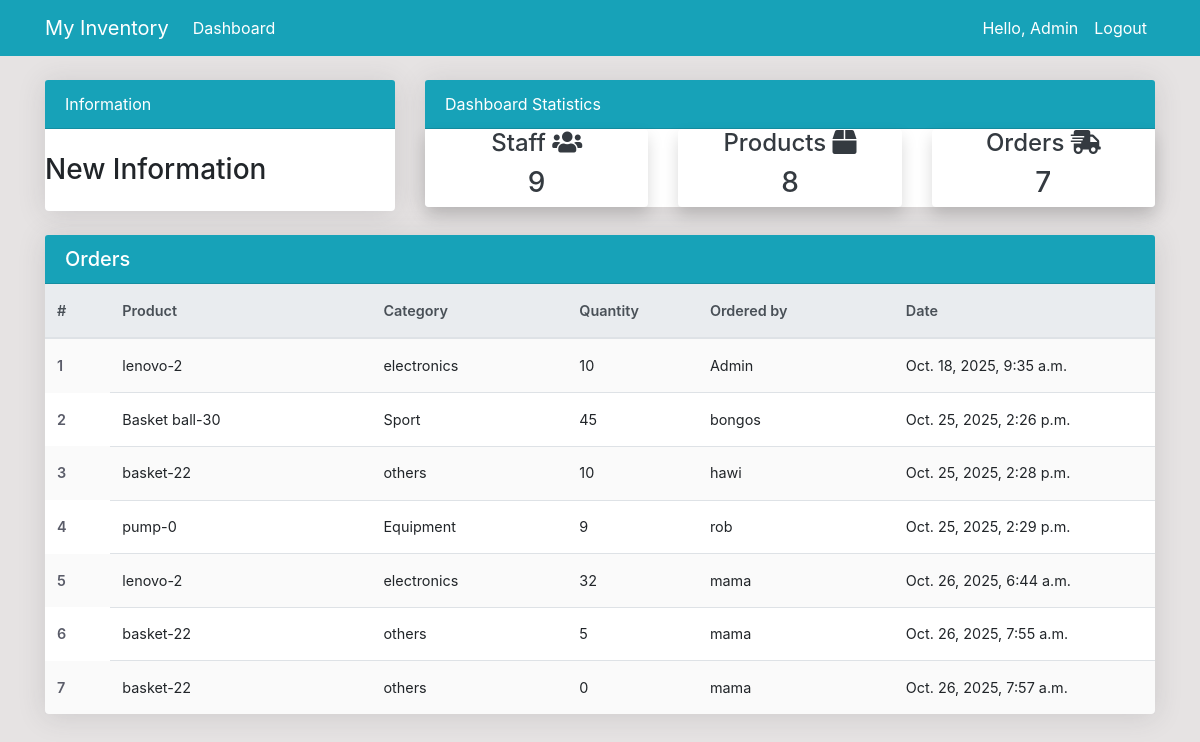
The app's page /dashboard/order/ (signed in) with its own data.
### dashboard/models.py (models this page shows, shortened)
class Order(models.Model):
    product = models.ForeignKey(product, on_delete=models.CASCADE, null = True)
    staff = models.ForeignKey(User, models.CASCADE, null =True)
    order_quantity= models.PositiveBigIntegerField(null = True)
    date = models.DateTimeField(auto_now_add= True)
    class Meta:
        verbose_name_plural = 'Order'

class product(models.Model):
    name = models.CharField(max_length = 100, null = True)
    category = models.CharField(max_length = 20,null = True)
    Quantity = models.PositiveBigIntegerField(null = True)
    class Meta:
        verbose_name_plural = 'Product'
    def __str__(self):
        return f'{self.name}-{self.Quantity}'

### dashboard/views.py (the view)
# urls.py: path('order/',views.order,name='dashboard-order'),
@login_required(login_url='user-login')
def order(request):
    orders = Order.objects.all()
    workers_count = User.objects.all().count()
    orders_count = orders.count()
    items = product.objects.all()
    product_count = items.count()
    context = {
        'orders': orders,
        'workers_count': workers_count,
        'orders_count': orders_count,
        'product_count': product_count,
    }
    user = request.user
    if not user.is_superuser:
        return render(request, 'dashboard/access_denied.html')
    return render(request, 'dashboard/order.html',context)

### templates/dashboard/order.html (shortened to what this page needs)
{% extends 'partials/base.html' %}
{%block content%}
{% include 'partials/topside.html' %}
<div class="row my-4">
  <div class="col-md-12">
    <div class="card">
      <div class="card-header bg-info text-white">
        <h5 class="card-title mb-0">Orders</h5>
      </div>
      <div class="card-body p-0">
        <table class="table table-striped table-hover mb-0">
          <thead class="thead-light">
            <tr>
              <th scope="col" style="width: 5%">#</th>
              <th scope="col" style="width: 20%">Product</th>
              <th scope="col" style="width: 15%">Category</th>
              <th scope="col" style="width: 10%">Quantity</th>
              <th scope="col" style="width: 15%">Ordered by</th>
              <th scope="col" style="width: 20%">Date</th>
            </tr>
          </thead>
          <tbody>
            {% for order in orders %}
            <tr>
              <th scope="row">{{ forloop.counter }}</th>
              <td>{{ order.product }}</td>
              <td>
                <span>
                  {{ order.product.category }}
                </span>
              </td>
              <td>
                <span >
                  {{ order.order_quantity }}
                </span>
              </td>
              <td class="text-truncate" style="max-width: 150px;" title="{{ order.staff.username }}">
                {{ order.staff.username }}
              </td>
              <td class="text-nowrap">{{ order.date }}</td>
            </tr>
            {% endfor %}
          </tbody>
        </table>
      </div>
    </div>
  </div>
</div>
{%endblock%}

### templates/partials/nav.html (shortened to what this page needs)
<nav class="navbar navbar-expand-lg navbar-info bg-info">
  <div class="container">
    <a class="navbar-brand text-white" href="{% if user.is_authenticated %}{% url 'dashboard-index' %}{% else %}{% url 'user-login' %}{% endif %}">
      My Inventory
    </a>
    <div class="collapse navbar-collapse" id="navbarSupportedContent">
      {% if user.is_authenticated %}
      <ul class="navbar-nav mr-auto">
        <li class="nav-item active">
          <a class="nav-link text-white" href="{% url 'dashboard-index' %}">
            Dashboard <span class="sr-only">(current)</span>
          </a>
        </li>
      </ul>
      {% endif %}
      <ul class="navbar-nav ml-auto">
        {% if user.is_authenticated %}
          <li class="nav-item active">
            <a class="nav-link text-white" href="{% url 'user-profile' %}">
              Hello, {{ user.username }}<span class="sr-only">(current)</span>
            </a>
          </li>
          <li class="nav-item">
            <a class="nav-link text-white" href="{% url 'user-logout' %}">
              Logout
            </a>
          </li>
        {% endif %}
      </ul>
    </div>
  </div>
</nav>

### static/style.css (style rules this page uses)
body { background: rgb(230, 227, 227); }

### templates/dashboard/order.html (style rules this page uses)
.card { border: none; box-shadow: 0 0.15rem 1.75rem 0 rgba(58, 59, 69, 0.15); }
.card-body { padding: 0; }
.table th { border-top: none; font-weight: 600; color: #5a5c69; padding: 1rem 0.75rem; font-size: 0.9rem; white-space: nowrap; }
.table td { padding: 0.75rem; vertical-align: middle; font-size: 0.9rem; }
.thead-light th { background-color: #f8f9fc; border-color: #e3e6f0; }
.table-striped tbody tr:nth-of-type(odd) { background-color: rgba(0, 0, 0, 0.02); }
.text-nowrap { white-space: nowrap; }
.table { margin-bottom: 0; table-layout: fixed; width: 100%; }
.text-truncate { overflow: hidden; text-overflow: ellipsis; white-space: nowrap; }

### records on screen
Order: product "lenovo-2", product.category "electronics", order_quantity "10", staff.username "Admin", date "Oct. 18, 2025, 9:35 a.m."
Order: product "Basket ball-30", product.category "Sport", order_quantity "45", staff.username "bongos", date "Oct. 25, 2025, 2:26 p.m."
Order: product "basket-22", product.category "others", order_quantity "10", staff.username "hawi", date "Oct. 25, 2025, 2:28 p.m."
Order: product "pump-0", product.category "Equipment", order_quantity "9", staff.username "rob", date "Oct. 25, 2025, 2:29 p.m."
Order: product "lenovo-2", product.category "electronics", order_quantity "32", staff.username "mama", date "Oct. 26, 2025, 6:44 a.m."
Order: product "basket-22", product.category "others", order_quantity "5", staff.username "mama", date "Oct. 26, 2025, 7:55 a.m."
Order: product "basket-22", product.category "others", order_quantity "0", staff.username "mama", date "Oct. 26, 2025, 7:57 a.m."

### other values on screen
{{ user.username }} "Admin"
{{ workers_count }} "9"
{{ product_count }} "8"
{{ orders_count }} "7"
